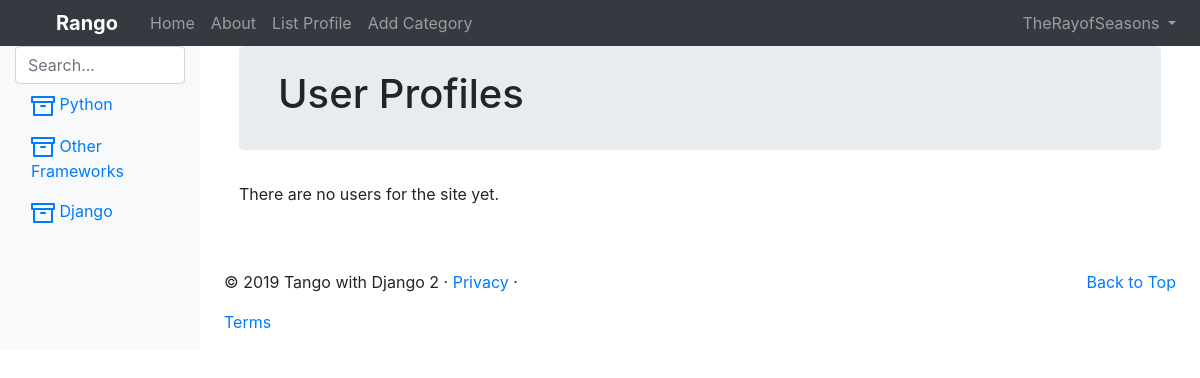
Page /rango/profiles/ (signed in) on the earlier database version.
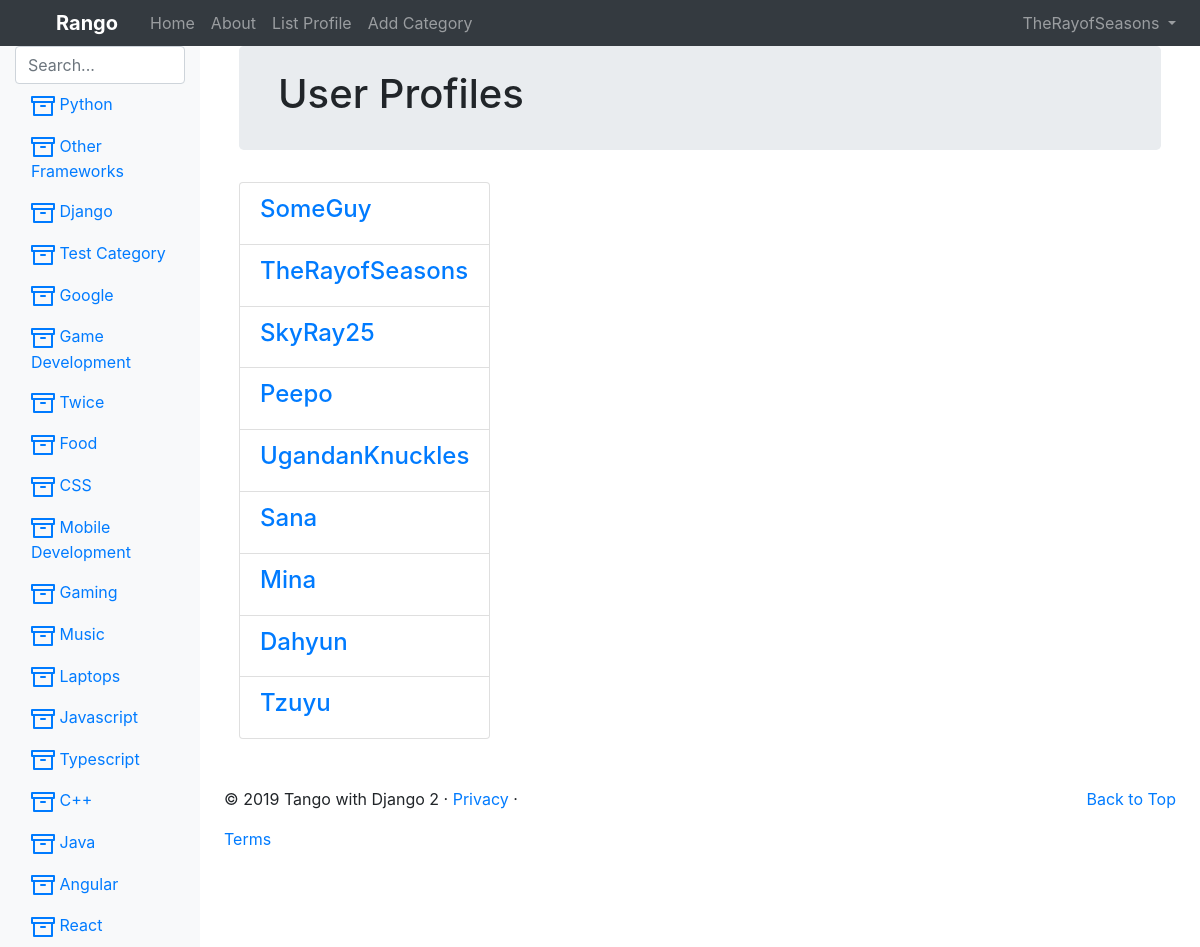
Same page on the later database version.
### rango_app/models.py (models this page shows, shortened)
class Category(models.Model):
    name = models.CharField(max_length = 128, unique=True)
    views = models.IntegerField(default=0)
    likes = models.IntegerField(default=0)
    slug = models.SlugField(unique=True)

class UserProfile(models.Model):
    user = models.OneToOneField(User, on_delete=models.CASCADE)
    website = models.URLField(blank=True)
    picture = models.ImageField(upload_to='profile_images', blank=True)

### rango_app/views.py (the view)
# urls.py: url('profiles/', ListProfiles.as_view(), name="list_profiles"),
class ListProfiles(View):
    @method_decorator(login_required)
    def get(self, request):
        userprofile_list = UserProfile.objects.all()
        return render(request, 'rango/list_profiles.html',
            {'userprofile_list': userprofile_list})

### rango_app/templatetags/rango_template_tags.py (called while the page is built)
@register.inclusion_tag('rango/category_list.html')
def get_category_list(category=None):
    return {
        "categories": Category.objects.all(),
        "act_cat": category
    }

### templates/rango/list_profiles.html (shortened to what this page needs)
{% extends 'rango/base.html' %}
{% load staticfiles %}
{% block content %}
    <div class="jumbotron p-4">
        <div class="container">
            <h1 class="jumbotron-heading">User Profiles</h1>
        </div>
    </div>
    <div class="container">
        <div class="row">
            {% if userprofile_list %}
                <div class="panel-heading">
                    <div class="panel-body">
                        <div class="panel-list-group">
                            {% for listuser in userprofile_list %}
                                <div class="list-group-item">
                                    <h4 class="list-group-item-heading">
                                        <a href="{% url 'rango:profile' listuser.user.username %}">
                                            {{ listuser.user.username }}
                                        </a>
                                    </h4>
                                </div>
                            {% endfor %}
                        </div>
                    </div>
                </div>
            {% else %}
                <p>There are no users for the site yet.</p>
            {% endif %}
        </div>
    </div>
{% endblock %}

### templates/rango/category_list.html (shortened to what this page needs)
{% load staticfiles %}
{% load rango_template_tags %}
<ul class="nav flex-column">
    {% if categories %}
        {% for category in categories %}
            {% if category == act_cat %}
                <li class="nav-item">
                    <a class="nav-link active" href="{% url 'rango:show_category' category.slug %}">
                        <svg xmlns="http://www.w3.org/2000/svg"
                            width="24" height="24" viewBox="0 0 24 24"
                            fill="none" stroke="currentColor" stroke-width="2"
                            stroke-linecap="round" stroke-linejoin="round"
                            class="feather feather-archive">
                            <polyline points="21 8 21 21 3 21 3 8"></polyline>
                            <rect x="1" y="3" width="22" height="5"></rect>
                            <line x1="10" y1="12" x2="14" y2="12"></line>
                        </svg>
                        {{ category.name }}
                    </a>
                </li>
            {% else %}
                <li class="nav-item">
                    <a class="nav-link" href="{% url 'rango:show_category' category.slug %}">
                        {{ category.name }}
                    </a>
                </li>
            {% endif %}
        {% endfor %}
    {% else %}
        <li class="nav-item">There are no categories present.</li>
    {% endif %}
</ul>

Differences in the rows shown:
added Category: name "Test Category"
added Category: name "Google"
added Category: name "Game Development"
added Category: name "Twice"
added Category: name "Food"
added Category: name "CSS"
added Category: name "Mobile Development"
added Category: name "Gaming"
added Category: name "Music"
added Category: name "Laptops"
added Category: name "Javascript"
added Category: name "Typescript"
added Category: name "C++"
added Category: name "Java"
added Category: name "Angular"
added Category: name "React"
added UserProfile: user.username "SomeGuy"
added UserProfile: user.username "TheRayofSeasons"
added UserProfile: user.username "SkyRay25"
added UserProfile: user.username "Peepo"
added UserProfile: user.username "UgandanKnuckles"
added UserProfile: user.username "Sana"
added UserProfile: user.username "Mina"
added UserProfile: user.username "Dahyun"
added UserProfile: user.username "Tzuyu"
Other differences:
text no longer shown: "There are no users for the site yet."
